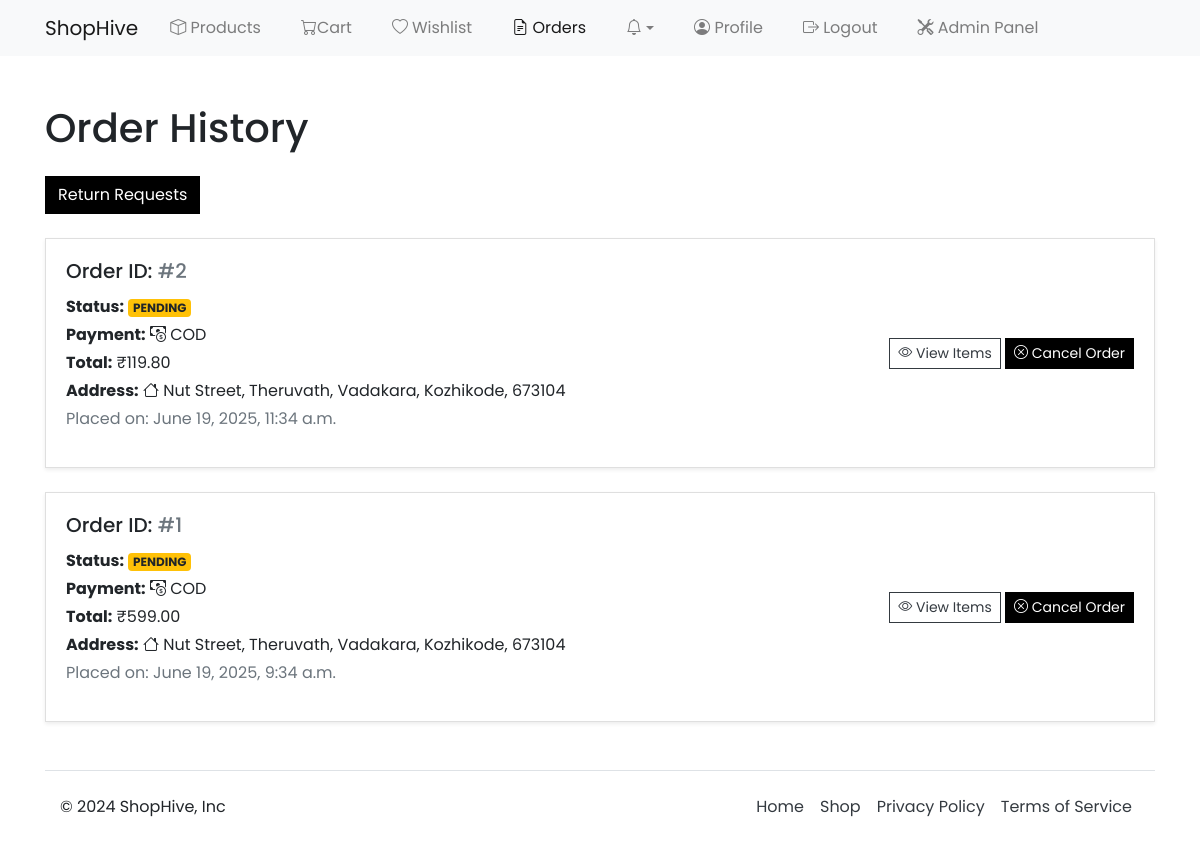
Before: /orders/ (signed in) with the older database file.
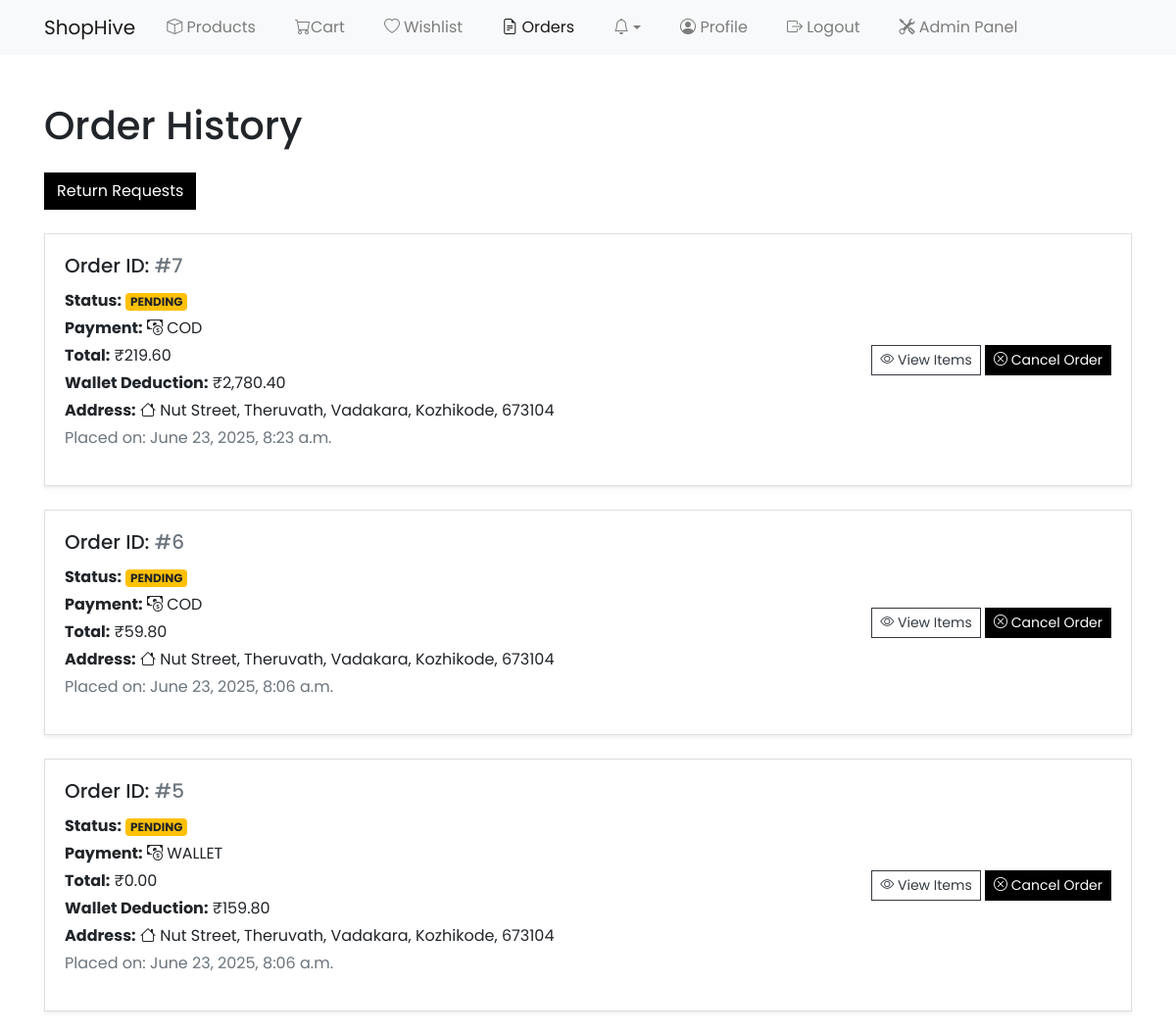
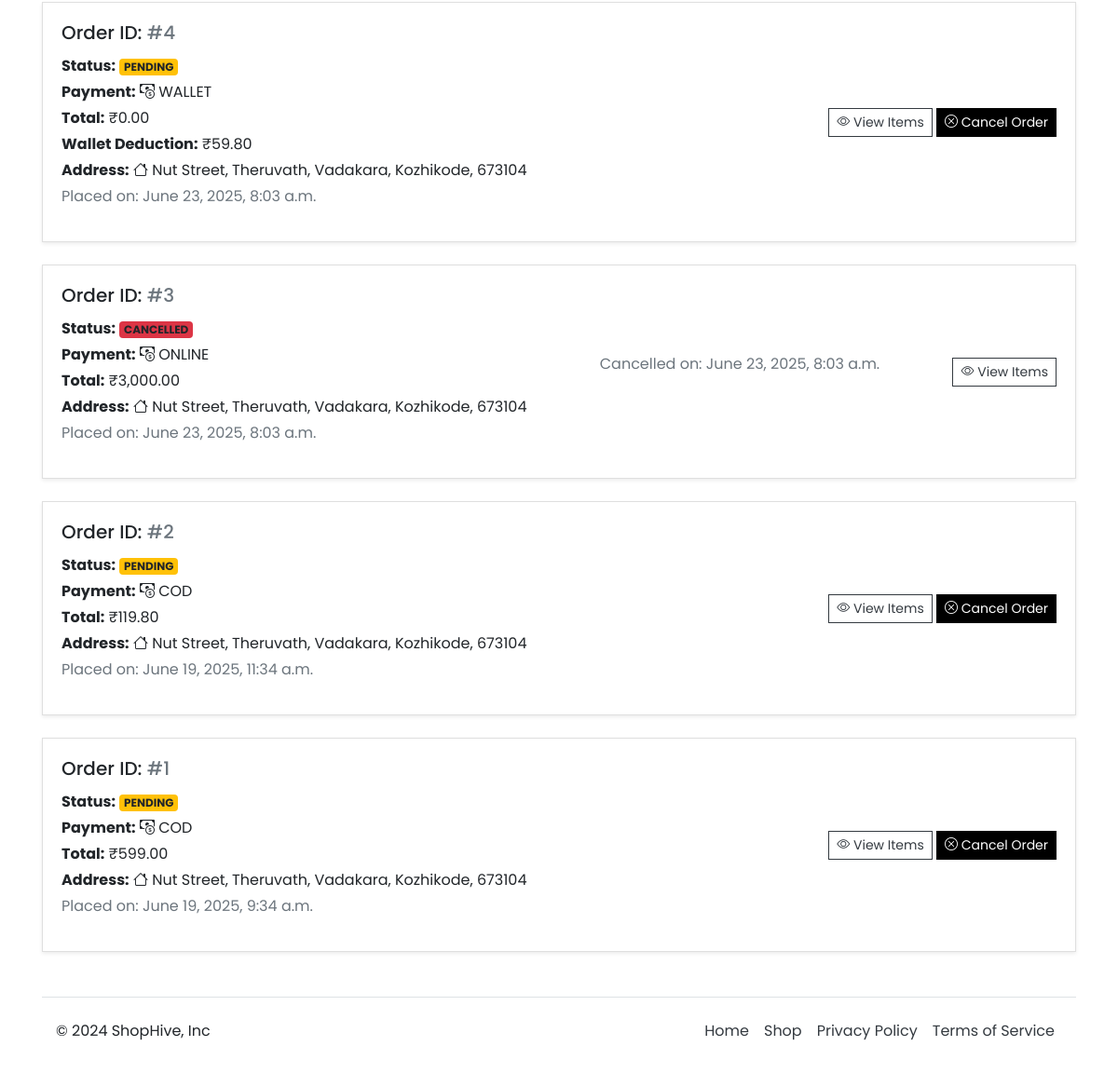
After: the same page with the newer database file (2 pictures, top to bottom).
### ecommerce_app/models.py (models this page shows, shortened)
class Order(models.Model):
    ORDER_STATUS_CHOICES = [
        ("PENDING", "Pending"),
        ("CONFIRMED", "Confirmed"),
        ("SHIPPED", "Shipped"),
        ("DELIVERED", "Delivered"),
        ("CANCELLED", "Cancelled"),
    ]
    PAYMENT_METHOD_CHOICES = [
        ("COD", "Cash on Delivery"),
        ("ONLINE", "Online Payment"),
    ]
    user = models.ForeignKey(UserProfile, on_delete=models.CASCADE)
    total_price = models.DecimalField(max_digits=10, decimal_places=2)
    order_status = models.CharField(
        max_length=20, choices=ORDER_STATUS_CHOICES, default="PENDING"
    )
    payment_method = models.CharField(
        max_length=20, choices=PAYMENT_METHOD_CHOICES, default="COD"
    )
    created_at = models.DateTimeField(auto_now_add=True)
    updated_at = models.DateTimeField(auto_now=True)
    applied_coupon = models.ForeignKey(
        Coupon, on_delete=models.SET_NULL, null=True, blank=True
    )
    original_total_price = models.DecimalField(
        max_digits=10, decimal_places=2, null=True, blank=True
    )
    wallet_deduction = models.DecimalField(
        max_digits=10, decimal_places=2, null=True, blank=True
    )
    address_line_1 = models.TextField()
    address_line_2 = models.TextField(null=True, blank=True)
    city = models.CharField(max_length=50)
    state = models.CharField(max_length=50)
    post_code = models.CharField(max_length=6)

### ecommerce_app/views.py (the view)
# urls.py: path("orders/", views.view_orders, name="view_orders"),
@never_cache
@login_required
def view_orders(request):
    orders = Order.objects.filter(user=request.user).order_by("-id")
    return render(request, "app/view_orders.html", {"orders": orders})

### ecommerce_app/models.py (called while the page is built)
    def total_items(self):
        return self.cart_products.count()

### ecommerce_app/templates/app/view_orders.html (shortened to what this page needs)
{% extends './base.html' %}
{% load humanize %}
{% block content %}
<div class="container my-5">
    <h1 class="mb-4">Order History</h1>
    <a href="{% url 'app:return_request_list' %}" class="btn btn-black">Return Requests</a>
    <br>
    <br>
    {% for order in orders %}
        <div class="card mb-4 shadow-sm">
            <div class="card-body">
                <div class="d-md-flex justify-content-between align-items-center">
                    <div>
                        <h5 class="card-title">Order ID: <span class="text-muted">#{{ order.id }}</span></h5>
                        <p class="mb-1"><strong>Status:</strong>
                            <span class="badge
                                {% if order.order_status == 'CONFIRMED' or order.order_status == 'SHIPPED' or order.order_status == 'DELIVERED' %}bg-success
                                {% elif order.order_status == 'PENDING' %}bg-warning
                                {% elif order.order_status == 'CANCELLED' %}bg-danger
                                {% else %}bg-primary
                                {% endif %}">
                                {{ order.order_status }}
                            </span>
                        </p>
                        <p class="mb-1"><strong>Payment:</strong> <i class="bi bi-cash-coin"></i> {{ order.payment_method }}</p>
                        <p class="mb-1"><strong>Total:</strong> ₹{{ order.total_price|intcomma }}</p>
                        {% if order.wallet_deduction > 0 %}<p class="mb-1"><strong>Wallet Deduction:</strong> ₹{{ order.wallet_deduction|intcomma }}</p>{% endif %}
                        <p class="mb-1"><strong>Address:</strong> <i class="bi bi-house"></i> {{ order.address_line_1 }}, {% if order.address_line_2 %} {{ order.address_line_2 }}, {% endif %} {{ order.city }}, {{ order.post_code }}</p>
                        <p class="text-muted">Placed on: {{ order.created_at }}</p>
                    </div>
                    {% if order.order_status == 'CANCELLED' %}
                        <p class="text-muted">Cancelled on: {{ order.updated_at }}</p>
                        <a class="btn btn-outline-dark btn-sm me-2" href="{% url 'app:order_detail' order.id %}">
                            <i class="bi bi-eye"></i> View Items
                        </a>
                    {% elif order.order_status == 'DELIVERED' %}
                    <p class="text-muted">Delivered on: {{ order.updated_at }}</p>
                    <a class="btn btn-outline-dark btn-sm me-2" href="{% url 'app:order_detail' order.id %}">
                        <i class="bi bi-eye"></i> View / Return Items
                    </a>
                    {% elif order.order_status == 'SHIPPED' %}
                    <p class="text-muted">Shipped on: {{ order.updated_at }}</p>
                    {% else %}
                    <div>
                        <a class="btn btn-outline-dark btn-sm me-2" href="{% url 'app:order_detail' order.id %}">
                            <i class="bi bi-eye"></i> View Items
                        </a>
                        <button type="button" class="btn btn-black btn-sm" data-bs-toggle="modal" data-bs-target="#cancelOrderModal{{ order.id }}">
                            <i class="bi bi-x-circle"></i> Cancel Order
                        </button>
                    </div>
                    {% endif %}
                </div>
            </div>
        </div>
    {% empty %}
        <div class="alert alert-info text-center">
            <p>No orders found.</p>
        </div>
    {% endfor %}
</div>
{% endblock %}

Changed rows visible on the page:
added Order: id "7", order_status "PENDING", payment_method "COD", total_price "219.60", wallet_deduction "2,780.40", address_line_1 "Nut Street", address_line_2 "Theruvath", city "Vadakara, Kozhikode", post_code "673104", created_at "June 23, 2025, 8:23 a.m."
added Order: id "6", order_status "PENDING", payment_method "COD", total_price "59.80", address_line_1 "Nut Street", address_line_2 "Theruvath", city "Vadakara, Kozhikode", post_code "673104", created_at "June 23, 2025, 8:06 a.m."
added Order: id "5", order_status "PENDING", payment_method "WALLET", total_price "0.00", wallet_deduction "159.80", address_line_1 "Nut Street", address_line_2 "Theruvath", city "Vadakara, Kozhikode", post_code "673104", created_at "June 23, 2025, 8:06 a.m."
added Order: id "4", order_status "PENDING", payment_method "WALLET", total_price "0.00", wallet_deduction "59.80", address_line_1 "Nut Street", address_line_2 "Theruvath", city "Vadakara, Kozhikode", post_code "673104", created_at "June 23, 2025, 8:03 a.m."
added Order: id "3", order_status "CANCELLED", payment_method "ONLINE", total_price "3,000.00", address_line_1 "Nut Street", address_line_2 "Theruvath", city "Vadakara, Kozhikode", post_code "673104", created_at "June 23, 2025, 8:03 a.m.", updated_at "June 23, 2025, 8:03 a.m."
